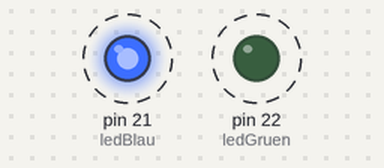
The program below on a simulated MicroPython board. Parts: output pins drawn as LEDs (lit = HIGH). Dashed ring = blinking. WiFi joins after 1.5 s; web requests get an empty 200 reply after 0.4 s; files that are not in the repository are absent; library files of the repository ran but are not shown: secrets.py; what the program prints to the serial console is not drawn.

Above: at 2.1 s.
Timing chart, 0 to 4.9 s (numbered marks = the images above):
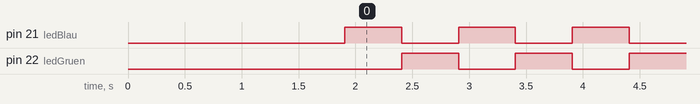

The program:

main.py
```python
import network
import time
import machine
from secrets import *
import ujson
import urequests
import programm

def connect_wifi():
    wlan = network.WLAN(network.STA_IF)
    wlan.active(True)
    wlan.connect(SSID, PASSWORD)

    print("[INFO] Verbinde mit WLAN...")

    # Warten auf Verbindung (max. 10 Sekunden)
    for i in range(20):
        if wlan.isconnected():
            break
        time.sleep(0.5)

    if not wlan.isconnected():
        print("[FEHLER] Keine WLAN-Verbindung möglich!")
        machine.reset()  # Neustart oder alternativ: Fehlerzustand

    print("[INFO] WLAN verbunden mit:", wlan.ifconfig()[0])
    return wlan

def get_local_version():
    try:
        with open("version.json", "r") as f:
            data = ujson.load(f)
            return data.get("version", "0.0.0")
    except Exception as e:
        print("[WARNUNG] Konnte version.json nicht lesen:", e)
        return "0.0.0"  # Fallback, falls Datei fehlt oder fehlerhaft ist


# Aufruf der Funktion zum aufbauen einer WLAN Verbindung
wlan = connect_wifi()

# lokale Version anzeigen
local_version = get_local_version()
print("[INFO] Lokale Version:", local_version)

def check_for_update(local_version, json_url):
    try:
        print("[INFO] Lade Update-Informationen von", json_url)
        response = urequests.get(json_url)
        if response.status_code != 200:
            print("[FEHLER] HTTP-Fehler:", response.status_code)
            return None
        update_data = ujson.loads(response.text)
        response.close()

        if update_data["required_version"] != local_version:
            print("[INFO] Kein Update notwendig")
            return None

        print("[INFO] Update verfügbar:", update_data["version"])
        return update_data

    except Exception as e:
        print("[FEHLER] Fehler beim Laden der Update-Daten:", e)
        return None

def download_files(file_list):
    for entry in file_list:
        filename = entry.get("filename")
        url = entry.get("url")
        try:
            print(f"[INFO] Lade {filename} von {url}")
            r = urequests.get(url)
            if r.status_code == 200:
                with open(filename, "w") as f:
                    f.write(r.text)
                print(f"[OK] {filename} erfolgreich gespeichert.")
            else:
                print(f"[FEHLER] HTTP {r.status_code} beim Laden von {url}")
            r.close()
        except Exception as e:
            print(f"[FEHLER] Fehler beim Laden von {filename}:", e)

def save_new_version(new_version):
    try:
        with open("version.json", "w") as f:
            f.write(ujson.dumps({"version": new_version}))
        print(f"[INFO] Neue Version {new_version} gespeichert.")
    except Exception as e:
        print("[FEHLER] Konnte version.json nicht schreiben:", e)

# Beispielaufruf:
json_url = "https://raw.githubusercontent.com/StefanDraeger/Micropython-OTA-Update/main/beispiel/update/update.json"
update_info = check_for_update(local_version, json_url)

if update_info:
    download_files(update_info["files"])
    save_new_version(update_info["version"])
    print(f'{update_info["timestamp"]}: {update_info["description"]} – {update_info["author"]}')
    time.sleep(2)
    machine.reset()

programm.start()
```

programm.py
```python
import time
import machine

ledBlau = machine.Pin(21, machine.Pin.OUT)
ledGruen = machine.Pin(22, machine.Pin.OUT)

def start():
    print("Programm gestartet")
    while True:
        ledBlau.value(1)
        ledGruen.value(0)
        time.sleep(0.5)
        ledBlau.value(0)
        ledGruen.value(1)
        time.sleep(0.5)
    print("-ENDE-")
```

Measured:
- by itself, pin 21 (ledBlau), pin 22 (ledGruen): alternates HIGH for 0.50 s and LOW for 0.50 s
